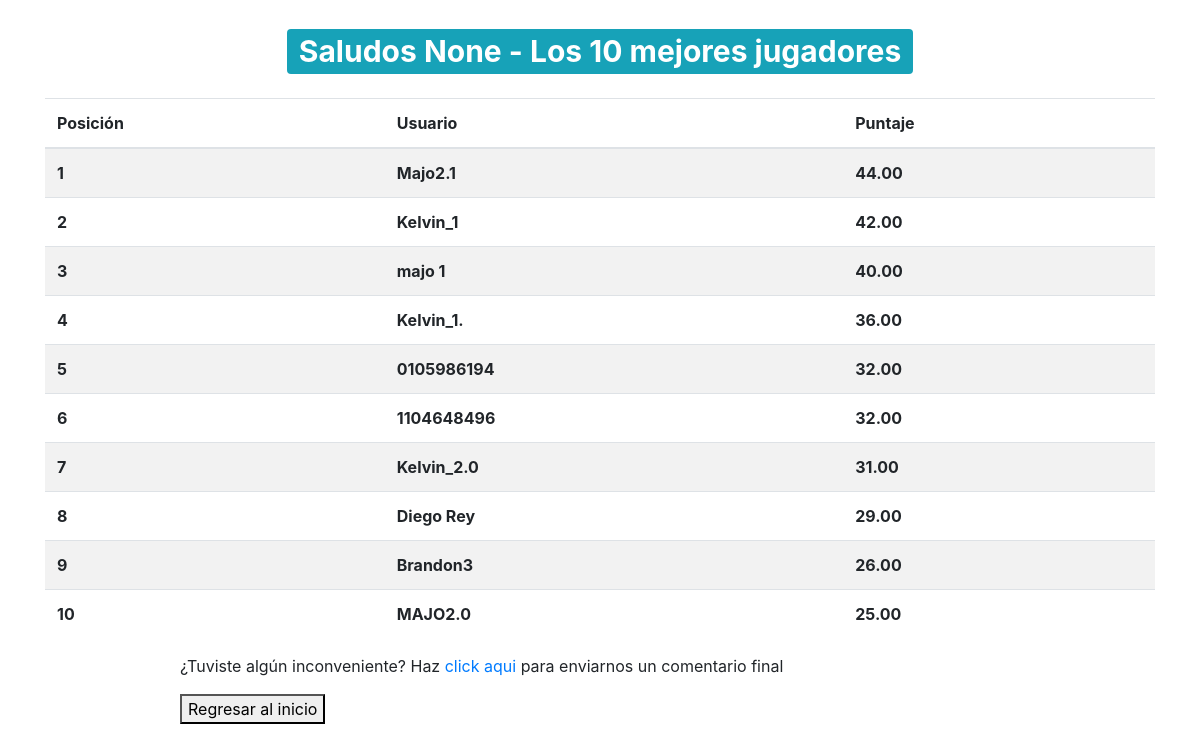
The app's page /tablero/, older data.
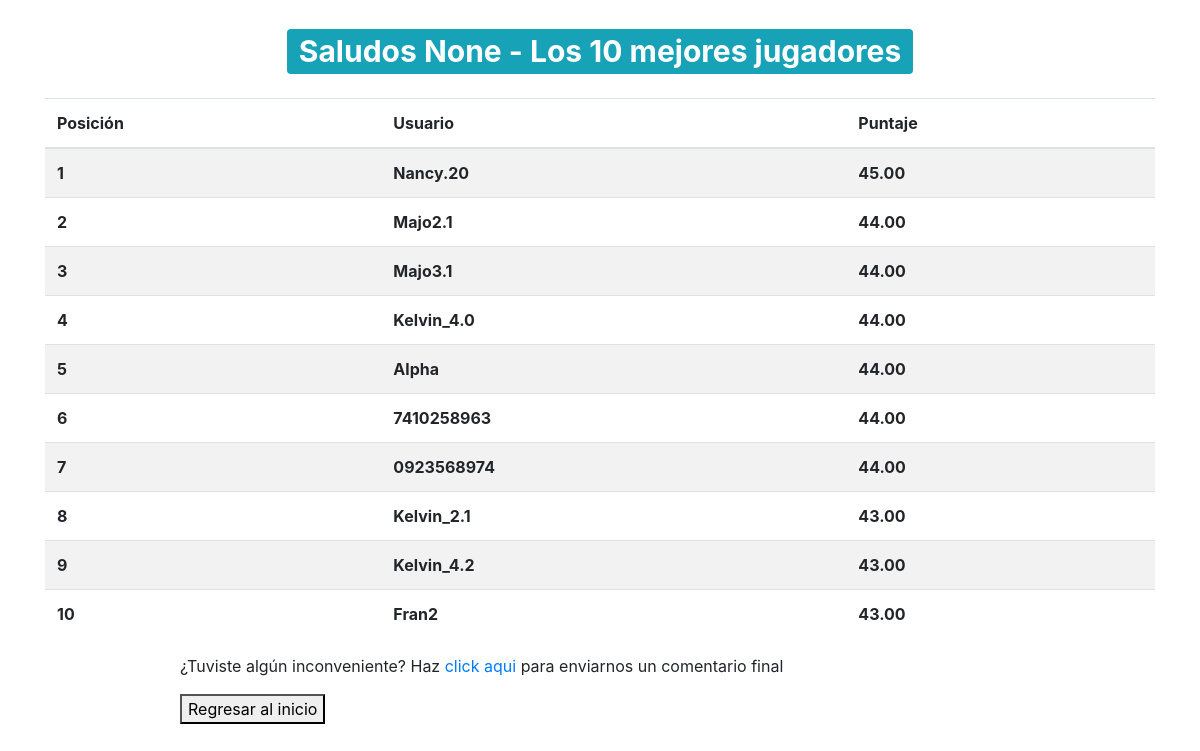
The same page, newer data.
### Quiz/models.py (models this page shows, shortened)
class QuizUsuario(models.Model):
	usuario = models.TextField(verbose_name='Ip usuario')
	nombre = models.TextField(verbose_name='Nombre del usuario', null=True)
	puntaje_total = models.DecimalField(verbose_name='Puntaje Total', null=True, default=0.00, decimal_places=2, max_digits=10)
	num_p = models.IntegerField(verbose_name='Numero de  preguntas respondidas', default=0)

### Quiz/views.py (the view, shortened to what this page needs)
# urls.py: path('tablero/', tablero, name='tablero'),
def tablero(request):
	global nombre_usuario
	try:
		QuizUser = QuizUsuario.objects.get(usuario=get_client_ip(request), nombre=nombre_usuario)
		n_preguntas = QuizUser.num_p
	except:
		n_preguntas = 0
	total_usaurios_quiz = QuizUsuario.objects.order_by('-puntaje_total')[:10]
	contador = total_usaurios_quiz.count()
	context = {
		'user':nombre_usuario,
		'usuario_quiz':total_usaurios_quiz,
		'contar_user':contador
	}
	return render(request, 'play/tablero.html', context)

### Quiz/views.py (called while the page is built)
def get_client_ip(request):
    x_forwarded_for = request.META.get('HTTP_X_FORWARDED_FOR')
    if x_forwarded_for:
        ip = x_forwarded_for.split(',')[0]
    else:
        ip = request.META.get('REMOTE_ADDR')
    return ip

### template/play/tablero.html (shortened to what this page needs)
{% extends 'base.html' %}
{% block contenido %}
<div class="container">
	<h1 class="text-center my-4">
		<span class="badge badge-info">
			Saludos {{user}} - Los {{contar_user}} mejores jugadores
		</span>
	</h1>
	<table class="table table-striped table-bodered">
		<thead>
			<tr>
				<th>Posición</th>
				<th>Usuario</th>
				<th>Puntaje</th>
			</tr>
		</thead>
		<tbody>
			{% for user_quiz in usuario_quiz %}
				<tr>
					<th>{{forloop.counter}}</th>
					<th>{{user_quiz.nombre}}</th>
					<th>{{user_quiz.puntaje_total}}</th>
				</tr>
			{% endfor %}
		</tbody>
	</table>
</div>
<div id='texto_final'>
<p>¿Tuviste algún inconveniente? Haz <a href="{% url 'comentario' %}">click aqui</a> para enviarnos un comentario final</p>
<a href="{% url 'inicio' %}">
	<button>
		Regresar al inicio
	</button>
</a>
</div>
{% endblock %}

Row changes from the older to the newer data that the page shows:
no longer on this page (row unchanged): QuizUsuario: nombre "Kelvin_1", puntaje_total "42.00"
no longer on this page (row unchanged): QuizUsuario: nombre "majo 1", puntaje_total "40.00"
no longer on this page (row unchanged): QuizUsuario: nombre "Kelvin_1.", puntaje_total "36.00"
no longer on this page (row unchanged): QuizUsuario: nombre "0105986194", puntaje_total "32.00"
removed QuizUsuario: nombre "1104648496", puntaje_total "32.00"
no longer on this page (row unchanged): QuizUsuario: nombre "Kelvin_2.0", puntaje_total "31.00"
no longer on this page (row unchanged): QuizUsuario: nombre "Diego Rey", puntaje_total "29.00"
removed QuizUsuario: nombre "Brandon3", puntaje_total "26.00"
no longer on this page (row unchanged): QuizUsuario: nombre "MAJO2.0", puntaje_total "25.00"
added QuizUsuario: nombre "Nancy.20", puntaje_total "45.00"
added QuizUsuario: nombre "Majo3.1", puntaje_total "44.00"
added QuizUsuario: nombre "Kelvin_4.0", puntaje_total "44.00"
added QuizUsuario: nombre "Alpha", puntaje_total "44.00"
added QuizUsuario: nombre "7410258963", puntaje_total "44.00"
added QuizUsuario: nombre "0923568974", puntaje_total "44.00"
added QuizUsuario: nombre "Kelvin_2.1", puntaje_total "43.00"
added QuizUsuario: nombre "Kelvin_4.2", puntaje_total "43.00"
added QuizUsuario: nombre "Fran2", puntaje_total "43.00"
